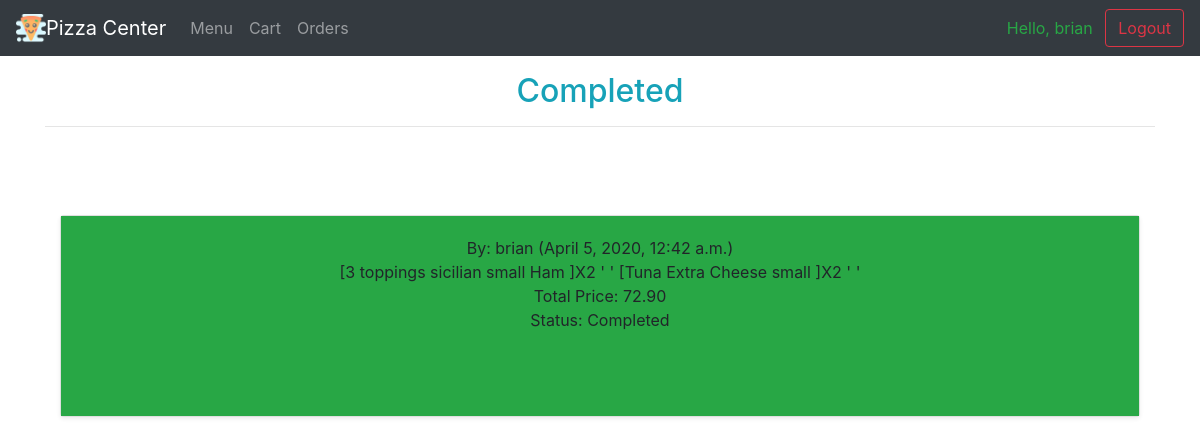
Page /order (signed in) on the committed database.
### orders/models.py (models this page shows, shortened)
class Placed_Order(models.Model):
    detail = models.TextField()
    orderedby = models.ForeignKey(User, on_delete=models.CASCADE)
    time = models.DateTimeField()
    status = models.CharField(max_length=50)
    totalprice = models.DecimalField(max_digits=8, decimal_places=2)

### orders/views.py (the view)
# urls.py: path('order', views.order, name="order"),
@login_required
def order(request):
    if request.user.is_superuser:
        orderspro = Placed_Order.objects.filter(status="In Progress")
        orderscom = Placed_Order.objects.filter(status="Completed")
    else:
        orderspro = Placed_Order.objects.filter(
            status="In Progress", orderedby=request.user)
        orderscom = Placed_Order.objects.filter(
            status="Completed", orderedby=request.user)
    context = {
        "orderspro": orderspro,
        "orderscom": orderscom
    }
    return render(request, 'orders/order.html', context)

### orders/templates/orders/order.html (shortened to what this page needs)
{% extends 'orders/base.html' %}
{% block body %}
<br><br><br>
<div class="container text-center">
	{% if orderscom %}
	<h2 class="text-info text-center">Completed</h2>
	<hr>
	<br>
	<div class="album py-5">
		<div class="container">
			<div class="row">
				{% for order in orderscom %}
				<div class="col-md-12">
					<div class="card mb-4 shadow-sm">
						<div class="card-body bg-success">
							<p class="card-text" align="center">
								By: {{order.orderedby}}  ({{order.time}})
								<br>
								{{order.detail}}
								<br>
								Total Price: {{order.totalprice}}
								<br>
								Status: {{order.status}}
							</p>
							<br><br>
						</div>
					</div>
				</div>
				{% endfor %}
				<br><br>
			</div>
		</div>
	</div>
	{% else %}
	<h4>No Order Completed!</h4>
	<a href="{% url 'menu' %}">
		<button class="btn btn-outline-success my-2 my-sm-0">Add Item</button>
	</a>
	{% endif %}
</div>
{% endblock %}

### orders/templates/orders/base.html (shortened to what this page needs)
<!doctype html>
{% load static %}
<html lang="en">
<head>
  <link rel="stylesheet" href="https://stackpath.bootstrapcdn.com/bootstrap/4.4.1/css/bootstrap.min.css">
</head>
<body>
  <header>
    <nav class="navbar navbar-expand-md navbar-dark fixed-top bg-dark">
      <img src="{% static 'orders/logo.png' %}" height="30px">
      <a class="navbar-brand" href="{% url 'home' %}">Pizza Center</a>
      <div class="collapse navbar-collapse" id="navbarCollapse">
        <ul class="navbar-nav mr-auto">
          <li class="nav-item">
            <a class="nav-link" href="{% url 'menu' %}">Menu</a>
          </li>
          <li class="nav-item">
            <a class="nav-link" href="{% url 'cart' %}">Cart</a>
          </li>
          <li class="nav-item">
            <a class="nav-link" href="{% url 'order' %}">Orders</a>
          </li>
        </ul>
        {% if user.is_superuser %}
        <div class="mr-sm-2 text-success">Superuser, {{user.username}}</div> &nbsp
        <a href="{% url 'logoutuser' %}">
          <button class="btn btn-outline-danger my-2 my-sm-0">Logout</button>
        </a>
        {% elif user.is_authenticated %}
        <div class="mr-sm-2 text-success">Hello, {{user.username}}</div> &nbsp
        <a href="{% url 'logoutuser' %}">
          <button class="btn btn-outline-danger my-2 my-sm-0">Logout</button>
        </a>
        {% endif %}
      </div>
    </nav>
  </header>
  <main role="main">
    {% block body %} {% endblock %}
  </main>
</body>
</html>

### rows in the picture
Placed_Order: orderedby "brian", time "April 5, 2020, 12:42 a.m.", detail "[3 toppings sicilian small Ham ]X2 ' ' [Tuna Extra Cheese small ]X2 ' '", totalprice "72.90", status "Completed"

### other values in the picture
{{ user.username }} "brian"
